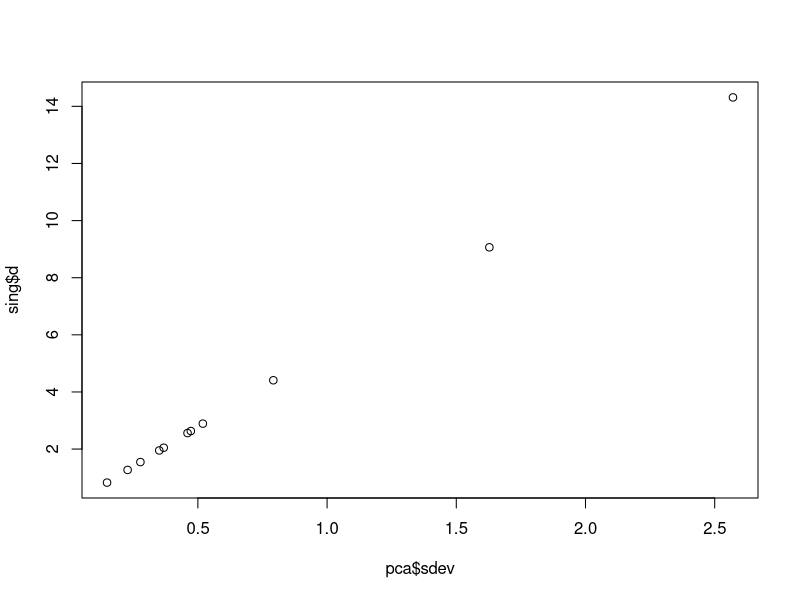
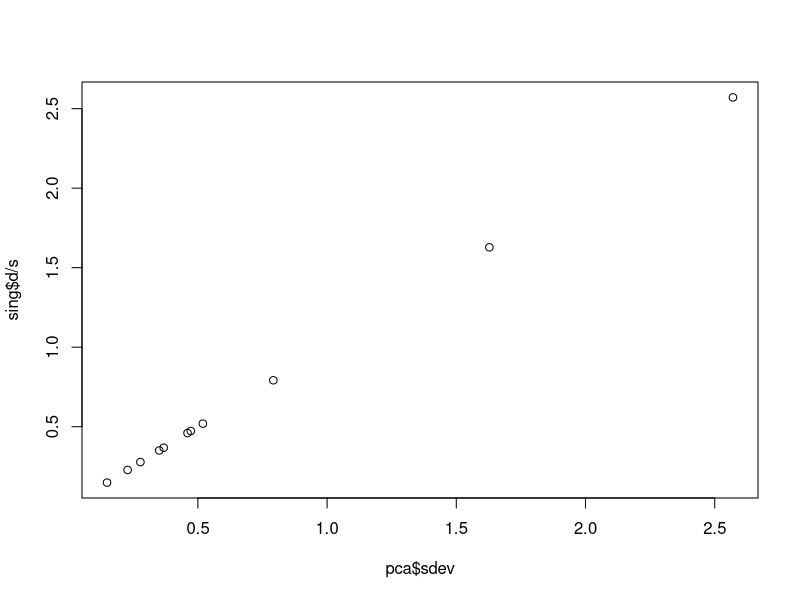

The R script that drew these images, in order: (Note: this script raises an error after producing the figures.)
## ---- chunk 1

M <- as.matrix(mtcars)
M <- scale(M, scale = TRUE)


pca <- prcomp(M)
pca$sdev

sing <- svd(M)

s <- sqrt(nrow(M)-1)

plot(pca$sdev, sing$d)
plot(pca$sdev, sing$d / s)

head(sing$u %*% diag(sing$d))

head(pca$x)

head(sing$v %*% diag(sing$d) / s)

head(pca$rotation)


pca <- princomp(M, cor = TRUE)
e <- eigen(cov(M))
sqrt(e$values)
pca$sdev
head(pca$loadings)
head(e$vectors)


head(M %*% e$vectors)
head(pca$scores)

head(sing$u %*% diag(sing$d))
## ---- chunk 2


i <- rbind(
  c("a", "b"),
  c("b", "c"),
  c("c", "a"),
  c("d", "e"),
  c("e", "f"),
  c("f", "d"),
  c("d", "a")
)

M <- array(0L, dim = c(6, 6))

colnames(M) <- rownames(M) <- letters[1:6]

M[i] <- 1L
M[i[, 2:1]] <- 1L
M

svd(M)

igraph::graph_from_adjacency_matrix(M, mode = "undirected") |> 
  tidygraph::as_tbl_graph() |> 
  ggraph::ggraph("graphopt") + 
  ggraph::geom_edge_fan() +
  ggraph::geom_node_label(aes(label = name))


# M[upper.tri(M)] <- 0L
M

net <- igraph::graph_from_adjacency_matrix(M, mode = "directed") 
igraph::laplacian_matrix(net) 
  
L <- diag(rowSums(M)) - M ## diagonal matrix - adjacency matrix
L

sign(eigen(L)$vectors[, ncol(M) - 1])

fit <- kmeans(eigen(L)$vectors[ , 5 ], 2)

fit$cluster

barplot(eigen(L)$values)

library(Matrix)

X %*% c(1, 1, 1, 0, 0, 0)
X %*% c(0, 0, 0, 1, 1, 1)

X

M %*% c(0, 0, 0, 1, 1, 1) 

M %*% c(1, 1, 1, 0, 0, 0)

with(eigen(M), M %*% vectors[, 1, drop = FALSE])
with(eigen(M),  2 * vectors[, 1, drop = FALSE])

with(eigen(M),  vectors %*% t(vectors))


# The vector x2 is hence often called the Fiedler vector, and the corresponding eigenvalue
# λ2, the Fiedler value.

data("karate", package = "igraphdata")

L <- igraph::laplacian_matrix(karate)

barplot(eigen(L)$values)

eigenvectors <- eigen(L)$vector

f_vec <- eigenvectors[, ncol(eigenvectors) - 1L]

V(karate)$f <-f_vec


library(ggraph) 

karate |> 
  ggraph("stress") + 
  geom_edge_fan() + 
  geom_node_point(aes(color = sign(f), fill = f), stroke = 1, shape = 21, size = 5) 
